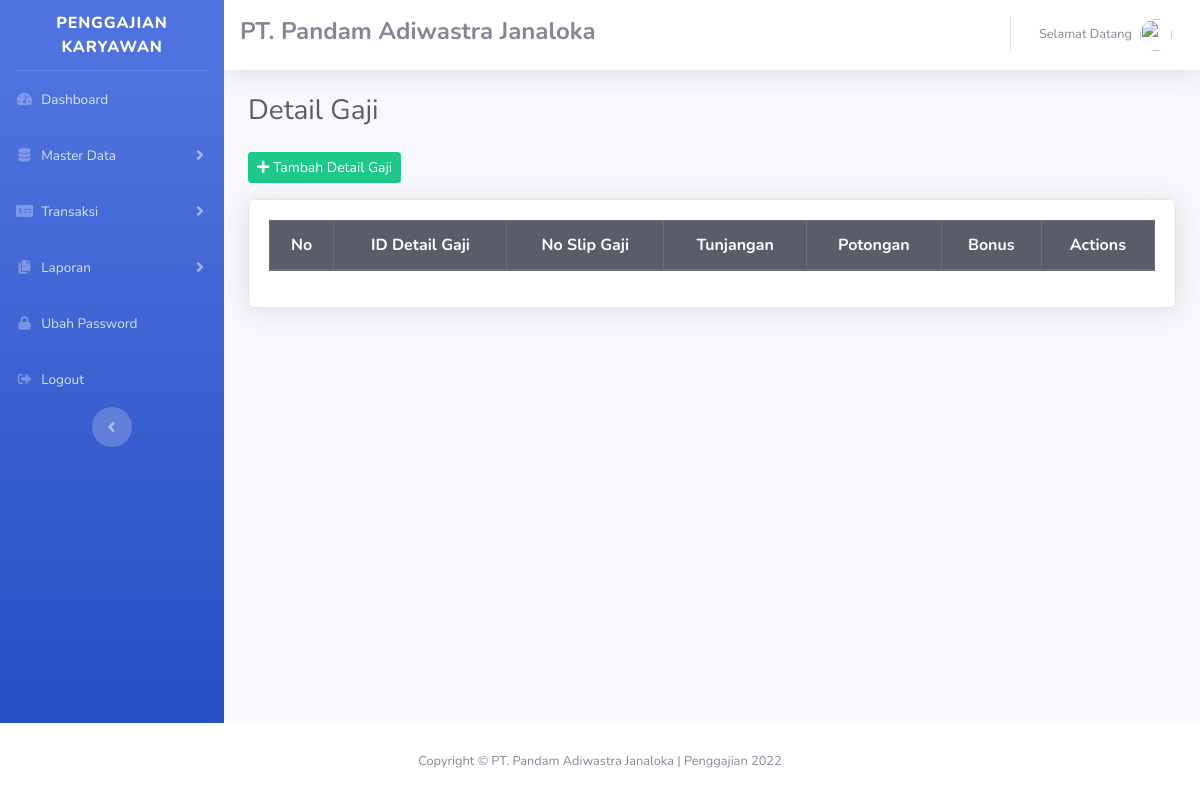
The app's page /index.php/admin/detail_gaji, older data.
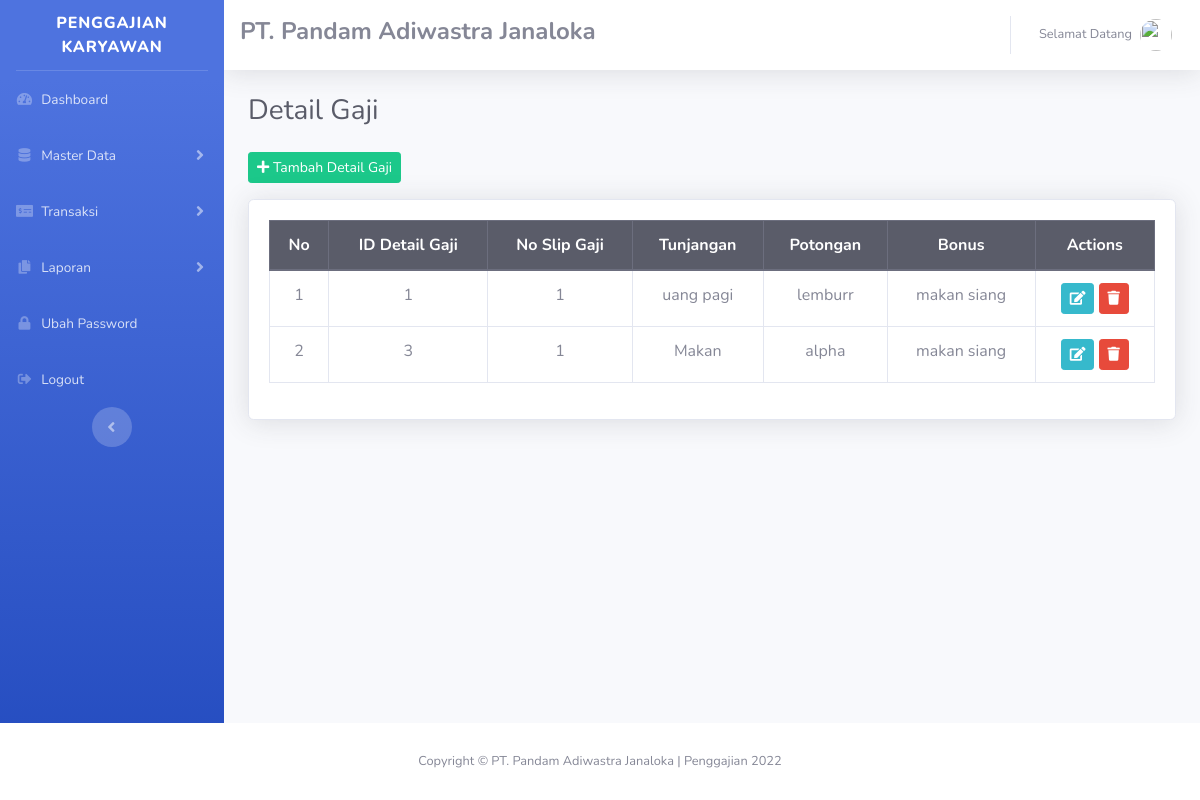
The same page, newer data.
### tables this page shows
CREATE TABLE `detail_gaji` (
  `id_detail_gaji` int(11) NOT NULL,
  `no_slip_gaji` int(11) NOT NULL,
  `id_tunjangan` int(11) NOT NULL,
  `id_potongan` int(11) NOT NULL,
  `id_bonus` int(11) NOT NULL
);

CREATE TABLE `data_gaji` (
  `no_slip_gaji` int(11) NOT NULL,
  `tgl_gaji` date NOT NULL,
  `tot_gapok` decimal(12,0) NOT NULL,
  `id_tunjangan` int(11) NOT NULL,
  `id_potongan` int(11) NOT NULL,
  `id_bonus` int(11) NOT NULL,
  `gaji_bersih` decimal(12,0) NOT NULL,
  `gaji_kotor` decimal(12,0) NOT NULL,
  `status_pengajuan` enum('opsi1','opsi2') NOT NULL,
  `catatan` text NOT NULL,
  `nip` int(11) NOT NULL
);

CREATE TABLE `data_tunjangan` (
  `Kode_Tunjangan` int(11) NOT NULL,
  `Nama_Tunjangan` varchar(50) NOT NULL,
  `Jumlah_Tunjangan` decimal(12,0) NOT NULL,
  `Keterangan` varchar(50) NOT NULL
);

CREATE TABLE `potongan_gaji` (
  `id` int(11) NOT NULL,
  `potongan` varchar(120) NOT NULL,
  `jml_potongan` int(11) NOT NULL,
  `keterangan` varchar(50) NOT NULL
);

CREATE TABLE `data_bonus` (
  `Kode_Bonus` int(11) NOT NULL,
  `Nama_Bonus` varchar(25) NOT NULL,
  `Jumlah_Bonus` decimal(12,0) NOT NULL,
  `Keterangan` varchar(100) NOT NULL
);

### application/controllers/admin/Detail_Gaji.php (called while the page is built, shortened)
<?php
class Detail_Gaji extends CI_Controller {
    public function index() {
        $data['title'] = "Detail Gaji";
        $data['gaji'] = $this->ModelPenggajian->get_data('data_gaji')->result();
        $data['tunjangan'] = $this->ModelPenggajian->get_data('data_tunjangan')->result();
        $data['bonus'] = $this->ModelPenggajian->get_data('data_bonus')->result();
        $data['potongan'] = $this->ModelPenggajian->get_data('potongan_gaji')->result();
        $data['detail_gaji'] = $this->db->query('SELECT detail_gaji.*, data_gaji.no_slip_gaji, data_tunjangan.Nama_Tunjangan, data_bonus.Nama_Bonus, potongan_gaji.potongan FROM detail_gaji
        INNER JOIN data_gaji ON detail_gaji.no_slip_gaji = data_gaji.no_slip_gaji
        INNER JOIN data_tunjangan ON detail_gaji.id_tunjangan = data_tunjangan.Kode_Tunjangan
        INNER JOIN data_bonus ON detail_gaji.id_bonus = data_bonus.Kode_Bonus
        INNER JOIN potongan_gaji ON detail_gaji.id_potongan = potongan_gaji.id
        ORDER BY detail_gaji.id_detail_gaji ASC')->result();
        $last_detail_query = $this->db->select('id_detail_gaji')->order_by('id_detail_gaji', 'DESC')->limit(1)->get('detail_gaji');
        if ($last_detail_query->num_rows() > 0) {
            $last_id = $last_detail_query->row()->id_detail_gaji;
            $data['next_id'] = $last_id + 1;
        } else {
            $data['next_id'] = 1;
        }
        $this->load->view('template_admin/header', $data);
        $this->load->view('template_admin/sidebar');
        $this->load->view('admin/Detail_Gaji', $data);
        $this->load->view('template_admin/footer');
    }
}
?>

### index.php (called while the page is built, shortened)
<?php
require_once BASEPATH.'core/CodeIgniter.php';

### application/views/admin/Detail_Gaji.php (the view, shortened to what this page needs)
<div class="container-fluid">
    <div class="d-sm-flex align-items-center justify-content-between mb-4">
        <h1 class="h3 mb-0 text-gray-800"><?php echo $title; ?></h1>
    </div>
    <a class="btn btn-sm btn-success mb-3" href="#" data-toggle="modal" data-target="#modalTambah"><i class="fas fa-plus"></i> Tambah Detail Gaji</a>
</div>
<div class="container-fluid">
    <div class="card shadow mb-4">
        <div class="card-body">
            <div class="table-responsive">
                <table class="table table-bordered" id="dataTable" width="100%" cellspacing="0">
                    <thead class="thead-dark">
                        <tr>
                            <th class="text-center">No</th>
                            <th class="text-center">ID Detail Gaji</th>
                            <th class="text-center">No Slip Gaji</th>
                            <th class="text-center">Tunjangan</th>
                            <th class="text-center">Potongan</th>
                            <th class="text-center">Bonus</th>
                            <th class="text-center">Actions</th>
                        </tr>
                    </thead>
                    <tbody>
                        <?php $no = 1; foreach ($detail_gaji as $p) : ?>
                        <tr>
                            <td class="text-center"><?php echo $no++; ?></td>
                            <td class="text-center"><?php echo $p->id_detail_gaji ?></td>
                            <td class="text-center"><?php echo $p->no_slip_gaji; ?></td>
                            <td class="text-center"><?php echo $p->Nama_Tunjangan; ?></td>
                            <td class="text-center"><?php echo $p->potongan; ?></td>
                            <td class="text-center"><?php echo $p->Nama_Bonus; ?></td>
                            <td class="text-center">
                                <a class="btn btn-sm btn-info" href="<?php echo base_url('admin/detail_gaji/update_data/'.$p->id_detail_gaji); ?>"><i class="fas fa-edit"></i></a>
                                <a class="btn btn-sm btn-danger" href="<?php echo base_url('admin/detail_gaji/delete_data/'.$p->id_detail_gaji); ?>" onclick="return confirm('Yakin ingin menghapus data?');"><i class="fas fa-trash"></i></a>
                            </td>
                        </tr>
                        <?php endforeach; ?>
                    </tbody>
                </table>
            </div>
        </div>
    </div>
</div>

Row changes from the older to the newer data that the page shows:
added detail_gaji: id_detail_gaji "1", data_gaji.no_slip_gaji "1", data_tunjangan.Nama_Tunjangan "uang pagi", potongan_gaji.potongan "lemburr", data_bonus.Nama_Bonus "makan siang"
added detail_gaji: id_detail_gaji "3", data_gaji.no_slip_gaji "1", data_tunjangan.Nama_Tunjangan "Makan", potongan_gaji.potongan "alpha", data_bonus.Nama_Bonus "makan siang"
